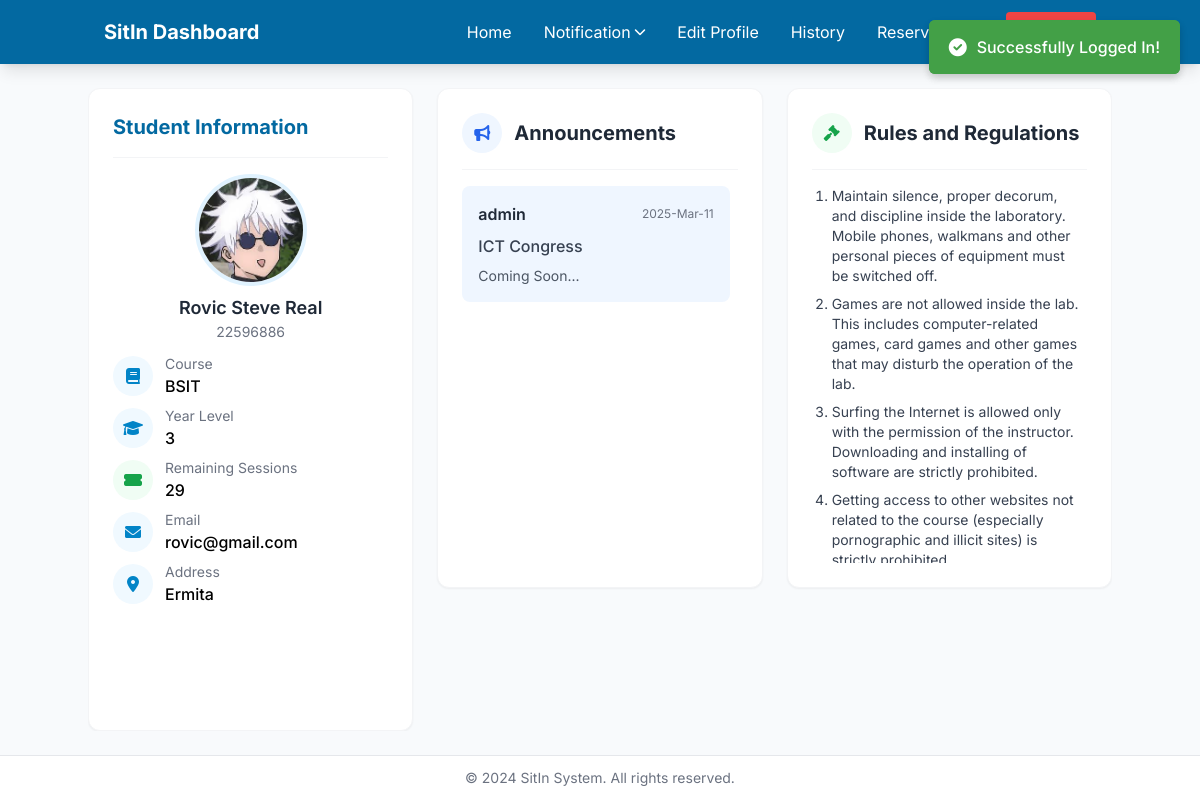
Screenshot of /dashboard.php?message=login (signed in) with the database file from the repository.
### tables this page shows
CREATE TABLE `users` (
  `USER_ID` int(11) NOT NULL,
  `IDNO` varchar(50) NOT NULL,
  `LASTNAME` varchar(100) NOT NULL,
  `FIRSTNAME` varchar(100) NOT NULL,
  `MIDDLENAME` varchar(100) DEFAULT NULL,
  `COURSE` varchar(100) NOT NULL,
  `YEARLEVEL` varchar(20) NOT NULL,
  `USERNAME` varchar(100) NOT NULL,
  `PASSWORD` varchar(255) NOT NULL,
  `EMAIL` varchar(255) NOT NULL,
  `ADDRESS` varchar(255) NOT NULL,
  `PROFILE_PICTURE` varchar(255) NOT NULL DEFAULT 'profile.jpg',
  `remaining_sessions` int(11) NOT NULL DEFAULT 30
);

CREATE TABLE `announcements` (
  `id` int(11) NOT NULL,
  `title` varchar(255) NOT NULL,
  `content` text NOT NULL,
  `admin_id` int(11) DEFAULT NULL,
  `admin_username` varchar(100) DEFAULT NULL,
  `created_at` timestamp NOT NULL DEFAULT current_timestamp()
);

### dashboard.php (the view, shortened to what this page needs)
<?php
$loggedInUserId = $_SESSION['id'];
$servername = "localhost";
$username = "root";
$password = "";
$dbname = "csms";
$conn = new mysqli($servername, $username, $password, $dbname);
$announcements = [];
$query = "SELECT * FROM announcements ORDER BY created_at DESC LIMIT 5";
$result = $conn->query($query);
if ($result && $result->num_rows > 0) {
    while ($row = $result->fetch_assoc()) {
        $announcements[] = $row;
    }
}
?>
<!DOCTYPE html>
<html lang="en">
<head>
    <script src="https://cdn.tailwindcss.com"></script>
    <link rel="stylesheet" href="https://cdnjs.cloudflare.com/ajax/libs/font-awesome/6.4.0/css/all.min.css">
    <link rel="stylesheet" href="https://cdnjs.cloudflare.com/ajax/libs/font-awesome/6.0.0-beta3/css/all.min.css">
</head>
<body class="font-sans h-screen flex flex-col overflow-hidden">
    <header class="bg-primary-700 text-white shadow-lg">
        <div class="container mx-auto">
            <nav class="flex items-center justify-between px-4 py-3">
                <div class="flex items-center space-x-4">
                    <a href="dashboard.php" class="text-xl font-bold">SitIn Dashboard</a>
                </div>
                <div class="flex items-center space-x-3">
                    <div class="hidden md:flex items-center space-x-2 mr-4">
                        <a href="dashboard.php" class="px-3 py-2 rounded hover:bg-primary-800 transition">Home</a>
                        <div class="relative group">
                            <button class="px-3 py-2 rounded hover:bg-primary-800 transition flex items-center">
                                Notification <i class="fas fa-chevron-down ml-1 text-xs"></i>
                            </button>
                        </div>
                        <a href="edit.php" class="px-3 py-2 rounded hover:bg-primary-800 transition">Edit Profile</a>
                        <a href="history.php" class="px-3 py-2 rounded hover:bg-primary-800 transition">History</a>
                        <a href="reservation.php" class="px-3 py-2 rounded hover:bg-primary-800 transition">Reservation</a>
                    </div>
                    <a href="logout.php" class="bg-red-500 hover:bg-red-600 text-white font-medium px-4 py-2 rounded transition">
                    </a>
                </div>
            </nav>
        </div>
    </header>
    <div class="flex-1 flex flex-col overflow-hidden px-4 py-6 md:px-8">
        <div class="container mx-auto flex-1 flex flex-col overflow-hidden">
            <div class="grid grid-cols-1 md:grid-cols-2 lg:grid-cols-3 gap-6 overflow-y-auto flex-1">
                <div class="bg-white rounded-xl shadow-sm hover:shadow-md transition card student-info-card border border-gray-100">
                    <div class="p-6 flex flex-col h-full">
                        <div class="border-b border-gray-100 pb-4 mb-4">
                            <h2 class="text-xl font-bold text-primary-700">Student Information</h2>
                        </div>
                        <?php
                        $servername = "localhost";
                        $username = "root";
                        $password = "";
                        $dbname = "csms";
                        $conn = new mysqli($servername, $username, $password, $dbname);
                        $sql = "SELECT idNo, firstName, lastName, middleName, course, yearLevel, email, address, profile_picture, remaining_sessions
                                FROM users WHERE user_id = ?";
                        $stmt = $conn->prepare($sql);
                        $stmt->bind_param("i", $loggedInUserId);
                        $stmt->execute();
                        $result = $stmt->get_result();
                        if ($result->num_rows > 0) {
                            $row = $result->fetch_assoc();
                            $idNo = $row['idNo'] ?? '';
                            $firstName = $row['firstName'] ?? '';
                            $lastName = $row['lastName'] ?? '';
                            $course = $row['course'] ?? '';
                            $year = $row['yearLevel'] ?? '';
                            $email = $row['email'] ?? '';
                            $address = $row['address'] ?? '';
                            $profilePicture = $row['profile_picture'] ?? 'profile.jpg';
                            $remainingSessions = $row['remaining_sessions'] ?? 30;
                        }
                        ?>
                        <div class="flex flex-col items-center mb-3">
                            <div class="w-28 h-28 mb-2 rounded-full border-4 border-primary-100 overflow-hidden">
                                <img src="<?php echo $profilePicture; ?>" alt="Student Photo" class="w-full h-full object-cover"
                                     onerror="this.onerror=null;this.src='https://ui-avatars.com/api/?name=<?php echo urlencode($firstName . ' ' . $lastName); ?>&background=0369a1&color=fff&size=128';">
                            </div>
                            <h3 class="text-lg font-semibold text-gray-800"><?php echo $firstName . ' ' . $lastName; ?></h3>
                            <?php if (!empty($idNo)): ?>
                            <p class="text-sm text-gray-500"><?php echo $idNo; ?></p>
                            <?php endif; ?>
                        </div>
                        <div class="card-content">
                            <div class="space-y-2">
                                <div class="flex items-center">
                                    <div class="w-10 h-10 rounded-full bg-primary-50 flex items-center justify-center flex-shrink-0">
                                        <i class="fas fa-book text-primary-600"></i>
                                    </div>
                                    <div class="ml-3">
                                        <p class="text-sm text-gray-500">Course</p>
                                        <p class="font-medium"><?php echo $course; ?></p>
                                    </div>
                                </div>
                                <div class="flex items-center">
                                    <div class="w-10 h-10 rounded-full bg-primary-50 flex items-center justify-center flex-shrink-0">
                                        <i class="fas fa-graduation-cap text-primary-600"></i>
                                    </div>
                                    <div class="ml-3">
                                        <p class="text-sm text-gray-500">Year Level</p>
                                        <p class="font-medium"><?php echo $year; ?></p>
                                    </div>
                                </div>
                                <div class="flex items-center">
                                    <div class="w-10 h-10 rounded-full bg-green-50 flex items-center justify-center flex-shrink-0">
                                        <i class="fas fa-ticket-alt text-green-600"></i>
                                    </div>
                                    <div class="ml-3">
                                        <p class="text-sm text-gray-500">Remaining Sessions</p>
                                        <p class="font-medium"><?php echo $remainingSessions; ?></p>
                                    </div>
                                </div>
                                <div class="flex items-center">
                                    <div class="w-10 h-10 rounded-full bg-primary-50 flex items-center justify-center flex-shrink-0">
                                        <i class="fas fa-envelope text-primary-600"></i>
                                    </div>
                                    <div class="ml-3">
                                        <p class="text-sm text-gray-500">Email</p>
                                        <p class="font-medium"><?php echo $email; ?></p>
                                    </div>
                                </div>
                                <div class="flex items-center">
                                    <div class="w-10 h-10 rounded-full bg-primary-50 flex items-center justify-center flex-shrink-0">
                                        <i class="fas fa-map-marker-alt text-primary-600"></i>
                                    </div>
                                    <div class="ml-3">
                                        <p class="text-sm text-gray-500">Address</p>
                                        <p class="font-medium"><?php echo $address; ?></p>
                                    </div>
                                </div>
                            </div>
                        </div>
                    </div>
                </div>
                <div class="bg-white rounded-xl shadow-sm hover:shadow-md transition card border border-gray-100">
                    <div class="p-6 flex flex-col h-full">
                        <div class="border-b border-gray-100 pb-4 mb-4">
                            <div class="flex items-center">
                                <div class="w-10 h-10 rounded-full bg-blue-50 flex items-center justify-center flex-shrink-0">
                                    <i class="fas fa-bullhorn text-blue-600"></i>
                                </div>
                                <h2 class="text-xl font-bold text-gray-800 ml-3">Announcements</h2>
                            </div>
                        </div>
                        <div class="card-content space-y-4 pr-2">
                            <?php if (count($announcements) > 0): ?>
                                <?php foreach ($announcements as $announcement): ?>
                                <div class="bg-blue-50 rounded-lg p-4">
                                    <div class="flex justify-between items-center mb-2">
                                        <h3 class="font-semibold text-gray-800">
                                            <?php echo htmlspecialchars($announcement['admin_username'] ?? 'CCS Admin'); ?>
                                        </h3>
                                        <span class="text-xs text-gray-500">
                                            <?php echo date('Y-M-d', strtotime($announcement['created_at'])); ?>
                                        </span>
                                    </div>
                                    <p class="text-gray-700 mb-2 font-medium"><?php echo htmlspecialchars($announcement['title']); ?></p>
                                    <p class="text-gray-600 text-sm"><?php echo nl2br(htmlspecialchars($announcement['content'])); ?></p>
                                </div>
                                <?php endforeach; ?>
                            <?php else: ?>
                                <div class="bg-blue-50 rounded-lg p-4">
                                    <p class="text-gray-600 text-center">No announcements available at this time.</p>
                                </div>
                            <?php endif; ?>
                        </div>
                    </div>
                </div>
                <div class="bg-white rounded-xl shadow-sm hover:shadow-md transition card border border-gray-100">
                    <div class="p-6 flex flex-col h-full">
                        <div class="border-b border-gray-100 pb-4 mb-4">
                            <div class="flex items-center">
                                <div class="w-10 h-10 rounded-full bg-green-50 flex items-center justify-center flex-shrink-0">
                                    <i class="fas fa-gavel text-green-600"></i>
                                </div>
                                <h2 class="text-xl font-bold text-gray-800 ml-3">Rules and Regulations</h2>
                            </div>
                        </div>
                        <div class="card-content pr-2 text-gray-700 text-sm">
                            <ol class="list-decimal space-y-2 ml-5">
                                <li>Maintain silence, proper decorum, and discipline inside the laboratory. Mobile phones, walkmans and other personal pieces of equipment must be switched off.</li>
                                <li>Games are not allowed inside the lab. This includes computer-related games, card games and other games that may disturb the operation of the lab.</li>
                                <li>Surfing the Internet is allowed only with the permission of the instructor. Downloading and installing of software are strictly prohibited.</li>
                                <li>Getting access to other websites not related to the course (especially pornographic and illicit sites) is strictly prohibited.</li>
                            </ol>
                        </div>
                    </div>
                </div>
            </div>
        </div>
    </div>
    <footer class="bg-white border-t border-gray-200 py-3">
        <div class="container mx-auto px-4 text-center text-gray-500 text-sm">
            &copy; 2024 SitIn System. All rights reserved.
        </div>
    </footer>
</body>
</html>

### dashboard.php (style rules this page uses)
body { background-color: #f8fafc; }
.card { height: 500px; display: flex; flex-direction: column; }
.card-content { flex: 1; overflow-y: auto; }
.student-info-card .card-content { overflow-y: visible; flex: 0 1 auto; }
.student-info-card { height: auto; min-height: 500px; }
:root { --success-color: #43a047; --error-color: #e53935; }

### rows the page displays
users: PROFILE_PICTURE (picture), FIRSTNAME "Rovic Steve", LASTNAME "Real", IDNO "22596886", COURSE "BSIT", YEARLEVEL "3", remaining_sessions "29", EMAIL "rovic@gmail.com", ADDRESS "Ermita"
announcements: admin_username "admin", created_at "2025-Mar-11", title "ICT Congress", content "Coming Soon..."
